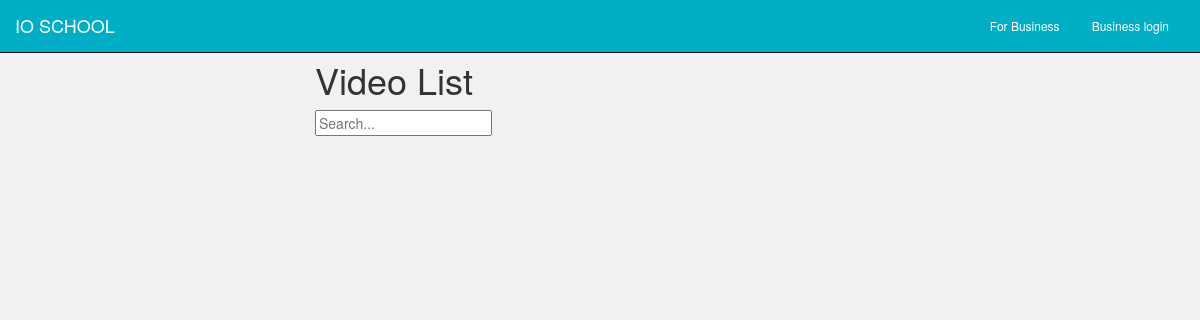
The page /videos/ on the database as committed earlier.
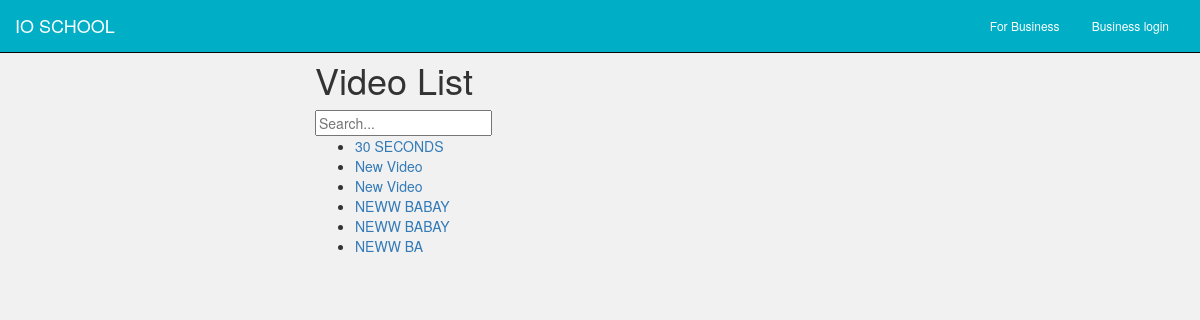
The same page on the database as committed later.
### videos/models.py (models this page shows, shortened)
class Video(models.Model):
    title = models.CharField(unique=True, max_length=120, null=False, blank=False)
    slug = models.SlugField(unique=True, blank=True)
    free = models.BooleanField(default=True)
    member_required = models.BooleanField(default=False)
    embed_code = models.TextField(null=False, blank=False)
    updated = models.DateTimeField(auto_now=True)
    timestamp = models.DateTimeField(auto_now_add=True)
    objects = VideoManager()
    def get_absolute_url(self):
        return reverse('detail_video', kwargs={"slug": self.slug})

### videos/views.py (the view)
class VideoListView(ListView):
    template_name = 'video_list.html'
    def get_queryset(self):
        request = self.request
        qs = Video.objects.all()
        query = request.GET.get('q')
        if query:
            return qs.filter(title__icontains=query)
        return qs
    def get_context_data(self, *args, **kwargs):
        context = super(VideoListView, self).get_context_data(*args, **kwargs)
        context['team'] = 456
        return context

### videos/models.py (called while the page is built)
    def get_queryset(self):
        return VideoQuerySet(self.model, using=self._db)

    def all(self):
        return self.get_queryset().all()

### videos/templates/videos/video_list.html (shortened to what this page needs)
{% extends 'defaults/base.html' %}
{% block content %}
    <div class='row'>
        <div class='col-sm-6 col-sm-offset-3'>
            <h1>Video List</h1>
            {% include 'snippets/video_search_form.html' with request=request %}
            <ul>
            {% for i in object_list %}
                <li><a href="{{ i.get_absolute_url }}">{{ i.title }}</a></li>
            {% endfor %}
            </ul>
        </div>
    </div>
{% endblock %}

Rows that differ between the two databases and show on the page:
added Video: title "30 SECONDS"
added Video: title "New Video"
added Video: title "New Video"
added Video: title "NEWW BABAY"
added Video: title "NEWW BABAY"
added Video: title "NEWW BA"
